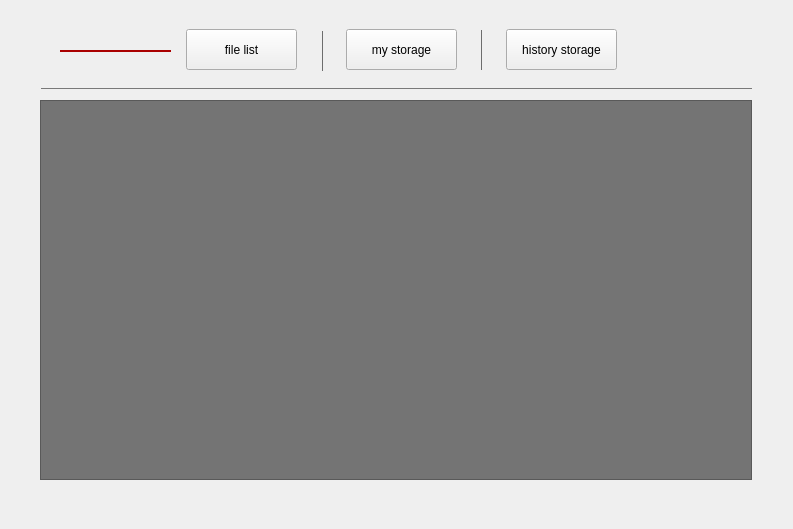
<?xml version="1.0" encoding="UTF-8"?>
<ui version="4.0">
 <class>StorageFilePage</class>
 <widget class="QWidget" name="StorageFilePage">
  <property name="geometry">
   <rect>
    <x>0</x>
    <y>0</y>
    <width>793</width>
    <height>529</height>
   </rect>
  </property>
  <property name="windowTitle">
   <string>Form</string>
  </property>
  <widget class="QLabel" name="label_2">
   <property name="geometry">
    <rect>
     <x>322</x>
     <y>31</y>
     <width>1</width>
     <height>40</height>
    </rect>
   </property>
   <property name="styleSheet">
    <string notr="true">background-color: rgb(109, 109, 109);</string>
   </property>
   <property name="text">
    <string/>
   </property>
  </widget>
  <widget class="QLabel" name="label_3">
   <property name="geometry">
    <rect>
     <x>481</x>
     <y>30</y>
     <width>1</width>
     <height>40</height>
    </rect>
   </property>
   <property name="styleSheet">
    <string notr="true">background-color: rgb(109, 109, 109);</string>
   </property>
   <property name="text">
    <string/>
   </property>
  </widget>
  <widget class="QPushButton" name="pushButton_3">
   <property name="geometry">
    <rect>
     <x>506</x>
     <y>29</y>
     <width>111</width>
     <height>41</height>
    </rect>
   </property>
   <property name="text">
    <string>history storage</string>
   </property>
  </widget>
  <widget class="QLabel" name="label">
   <property name="geometry">
    <rect>
     <x>41</x>
     <y>88</y>
     <width>711</width>
     <height>1</height>
    </rect>
   </property>
   <property name="styleSheet">
    <string notr="true">background-color: rgb(121, 121, 121);</string>
   </property>
   <property name="text">
    <string/>
   </property>
  </widget>
  <widget class="QPushButton" name="pushButton">
   <property name="geometry">
    <rect>
     <x>186</x>
     <y>29</y>
     <width>111</width>
     <height>41</height>
    </rect>
   </property>
   <property name="text">
    <string>file list</string>
   </property>
  </widget>
  <widget class="QPushButton" name="pushButton_2">
   <property name="geometry">
    <rect>
     <x>346</x>
     <y>29</y>
     <width>111</width>
     <height>41</height>
    </rect>
   </property>
   <property name="text">
    <string>my storage</string>
   </property>
  </widget>
  <widget class="QTableView" name="uploadTableView">
   <property name="geometry">
    <rect>
     <x>40</x>
     <y>100</y>
     <width>712</width>
     <height>380</height>
    </rect>
   </property>
   <property name="styleSheet">
    <string notr="true">background-color: rgb(116, 116, 116);</string>
   </property>
  </widget>
  <widget class="QLabel" name="choose_label">
   <property name="geometry">
    <rect>
     <x>60</x>
     <y>50</y>
     <width>111</width>
     <height>2</height>
    </rect>
   </property>
   <property name="styleSheet">
    <string notr="true">background-color: rgb(170, 0, 0);</string>
   </property>
   <property name="text">
    <string/>
   </property>
  </widget>
 </widget>
 <resources/>
 <connections/>
</ui>
